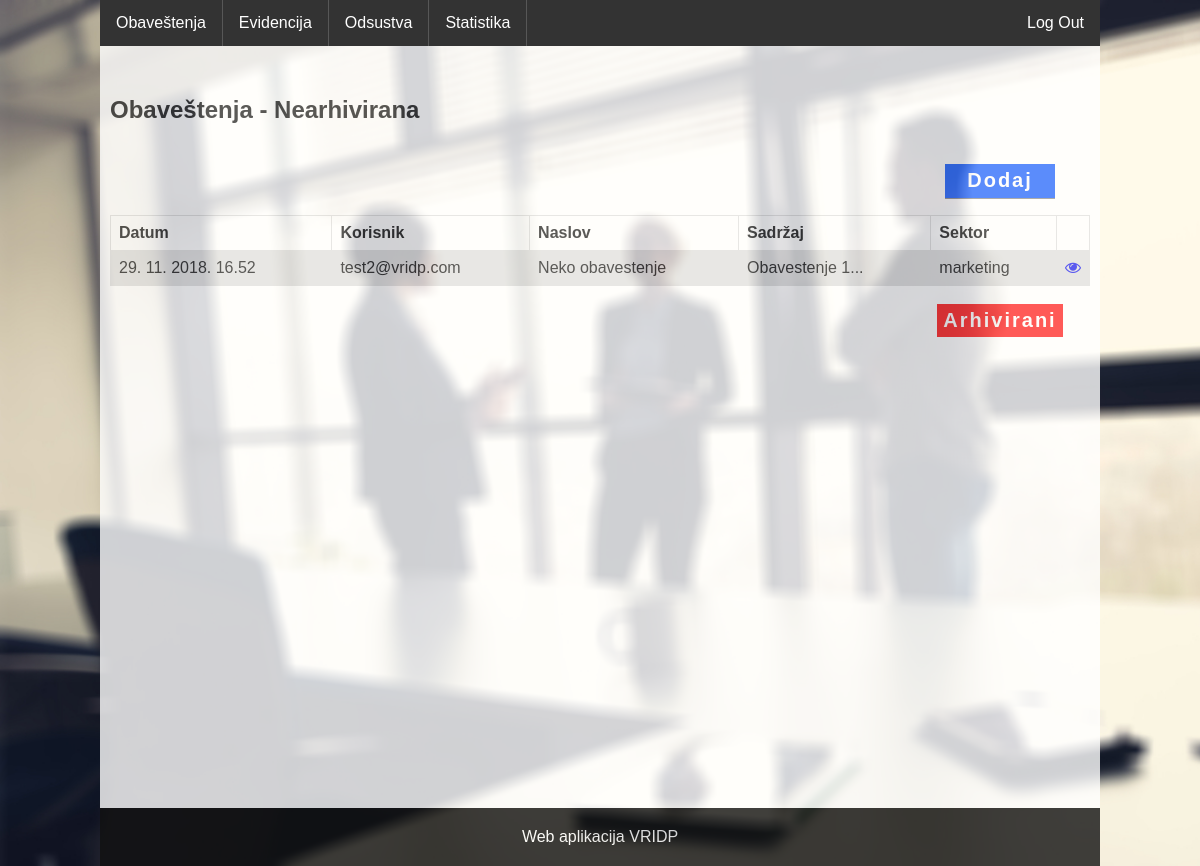
The app's page /user/index.php?action=notifications (signed in) with its own data.
### tables this page shows
CREATE TABLE `manager_notification` (
  `manager_notification_id` int(10) unsigned NOT NULL AUTO_INCREMENT,
  `created_at` timestamp NOT NULL DEFAULT CURRENT_TIMESTAMP ON UPDATE CURRENT_TIMESTAMP,
  `manager_id` int(10) unsigned NOT NULL,
  `subject` varchar(128) NOT NULL,
  `message` text NOT NULL,
  `is_archived` tinyint(1) unsigned NOT NULL DEFAULT '0',
  `tag` varchar(128) NOT NULL,
  PRIMARY KEY (`manager_notification_id`),
  KEY `fk_mng_notif` (`manager_id`),
  CONSTRAINT `fk_mng_notif` FOREIGN KEY (`manager_id`) REFERENCES `manager` (`manager_id`) ON UPDATE CASCADE
);

CREATE TABLE `manager` (
  `manager_id` int(10) unsigned NOT NULL AUTO_INCREMENT,
  `email` varchar(255) NOT NULL,
  `password_hash` varchar(128) NOT NULL,
  `forename` varchar(128) NOT NULL,
  `surname` varchar(128) NOT NULL,
  `is_active` tinyint(1) unsigned NOT NULL DEFAULT '1',
  `admin_id` int(10) unsigned NOT NULL,
  PRIMARY KEY (`manager_id`),
  KEY `fk_mng` (`admin_id`),
  CONSTRAINT `fk_mng` FOREIGN KEY (`admin_id`) REFERENCES `admin` (`admin_id`) ON UPDATE CASCADE
);

### user/index.php (called while the page is built, shortened)
<?php
	$action = trim(filter_input(INPUT_GET, 'action', FILTER_SANITIZE_STRING));
	$fileToLoad = '';
	switch ($action) {
		case 'notifications' 		       : $fileToLoad = 'UNotifPg.php'; break;
	}
	require $fileToLoad;

### user/UNotifPg.php (the view, shortened to what this page needs)
<?php
    require '../DataBaseConnection.php';
    require 'page_header.php';
    $isArchived = 0;
    $sql = "SELECT
                manager_notification.*,
                manager.*
            FROM
                manager_notification
                INNER JOIN manager ON manager_notification.manager_id = manager.manager_id
            WHERE
                is_archived = {$isArchived}
            ORDER BY
                created_at DESC;";
    $prep = $db->prepare($sql);
    $res = $prep->execute();
    $lista = [];
    if ($res) {
        $lista = $prep->fetchAll(PDO::FETCH_OBJ);
    }
?>
            <div id="sadrzaj">
                <div id="notiftable">
                    <h2>Obaveštenja - <?php if ($isArchived) echo 'Arhivirana'; else echo 'Nearhivirana'; ?></h2>
                            <a href="?action=notifications/add"><input type="submit" id="inline" class="dugmeC" value="Dodaj"></a>
                        <table>
                          <tr>
                            <th>Datum</th>
                            <th>Korisnik</th>
                            <th>Naslov</th>
                            <th>Sadržaj</th>
                            <th>Sektor</th>
                            <th width="2%"></th>
                          </tr>
                            <?php foreach ($lista as $item): ?>
                            <tr>
                                <td><?php echo date('j. n. Y. H.i', strtotime($item->created_at)); ?>
                                <td><?php echo $item->email; ?>
                                <td><?php echo htmlspecialchars($item->subject); ?>
                                <td><?php echo htmlspecialchars(substr($item->message, 0, 30). '...'); ?>
                                <td><?php echo htmlspecialchars($item->tag); ?>
                                <td><a href="?action=notifications/view&id=<?php echo $item->manager_notification_id; ?>"><i class="fa fa-eye"></i></a></td>
                            <?php endforeach; ?>
                        </table>
                        <?php if ($isArchived == 0): ?>
                        <br><a href="?action=notifications&archive" class="button">Arhivirani</a>
                        <?php else: ?>
                        <br><a href="?action=notifications" class="button">Nearhivirani</a>
                        <?php endif; ?>
                </div>
<?php require 'page_footer.php'; ?>

### css/style.css (style rules this page uses)
body { margin: 0; padding: 0; font-family: sans-serif; background: url(../img/bg.jpg) no-repeat; background-size: cover; text-align: center; min-height: 100vh; }
#sadrzaj { background: white; opacity: 0.8; min-height: calc(100vh - 100px); padding-bottom: 60px; }
table { font-family: arial, sans-serif; border-collapse: collapse; width: 100%; }
td, th { border: 1px solid #dddddd; text-align: left; padding: 8px; }
tr:nth-child(even) { background-color: #dddddd; }
#notiftable { margin-top: -20px; padding-left: 10px; padding-right: 10px; }
#notiftable > h2 { padding-top: 50px; text-align-last: left; }
.dugmeC { background: #004eff; border-color: transparent; border:none; outline: none; border-bottom: 1px solid gray; color: #fff; font-size: 20px; margin-bottom: 16px; width:110px; height: 35px; margin-top: 20px; letter-spacing: 2px; font-weight: bold; margin-left: 800px; }
.button { text-decoration: none; background-color: #ff0000; color: #ffffff; padding: 5px 6px 5px 6px; background: #ff0000; border-color: transparent; color: #fff; font-size: 20px; letter-spacing: 2px; font-weight: bold; margin-left: 800px; display: inline-block; }

### records on screen
manager_notification: created_at "29. 11. 2018. 16.52", manager.email "test2@vridp.com", subject "Neko obavestenje", message "Obavestenje 1...", tag "marketing"
